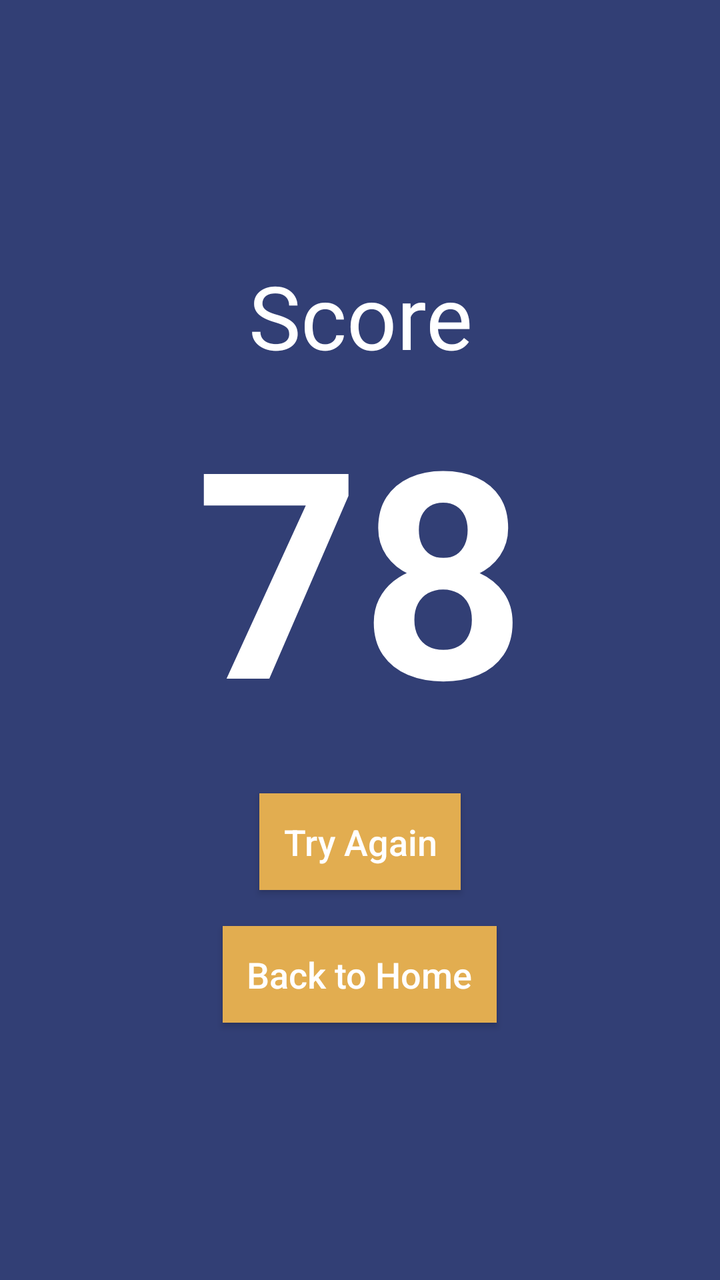
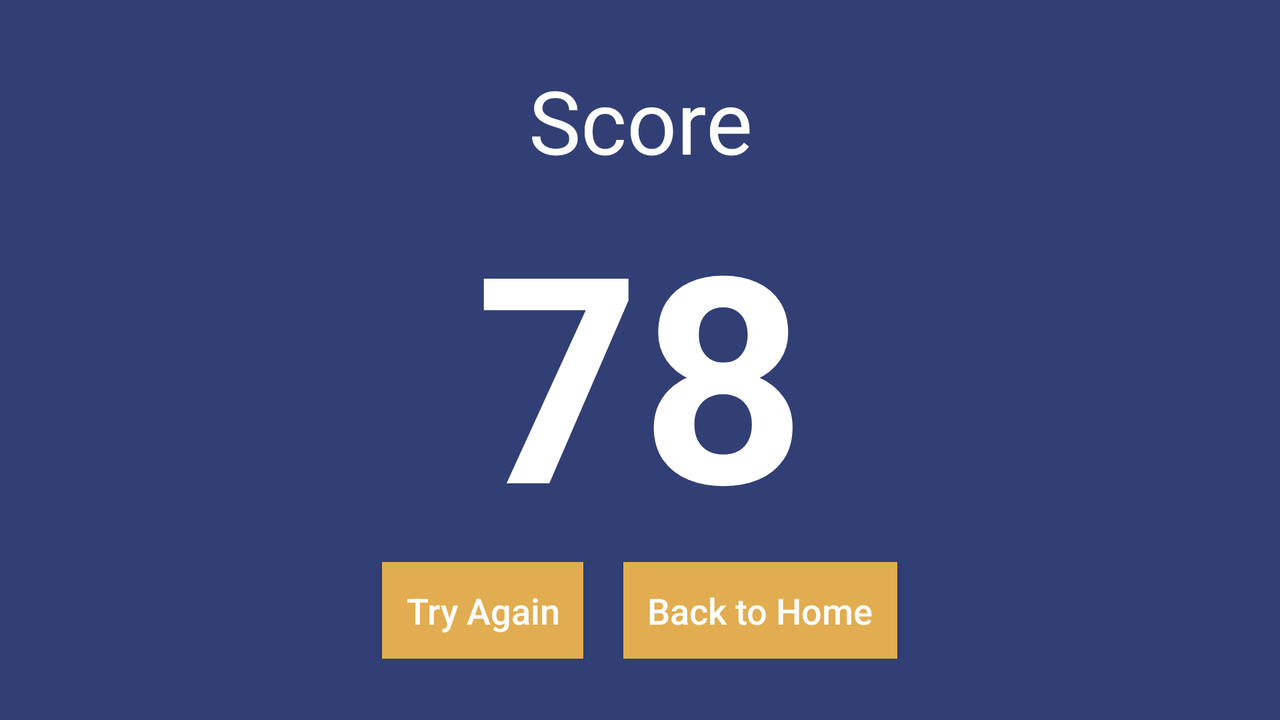

Compare how this app lays out the same screen by default and in its alternative resource folder. The renders come first, then the two layout files and the values they reference.
<!-- AndroidManifest.xml: application theme AppTheme -->
<!-- res/layout/fragment_result_quiz.xml -->
<?xml version="1.0" encoding="utf-8"?>
<LinearLayout
    xmlns:android="http://schemas.android.com/apk/res/android"
    android:layout_width="match_parent"
    android:layout_height="match_parent"
    android:orientation="vertical"
    android:gravity="center_vertical"
    android:background="@color/colorPrimary">

    <TextView
        android:layout_width="match_parent"
        android:layout_height="wrap_content"
        android:text="@string/score"
        android:gravity="center"
        android:textSize="44sp"
        android:textColor="@android:color/white"/>

    <TextView
        android:id="@+id/score"
        android:layout_width="match_parent"
        android:layout_height="wrap_content"
        android:gravity="center"
        android:text="78"
        android:textColor="@android:color/white"
        android:textSize="144sp"
        android:textStyle="bold"/>

    <Button
        android:id="@+id/btn_reattempt"
        android:layout_width="wrap_content"
        android:layout_height="wrap_content"
        android:layout_gravity="center"
        android:text="@string/try_again"
        android:textColor="@android:color/white"
        android:textAllCaps="false"
        android:background="@color/colorAccent"
        android:padding="12dp"
        android:layout_marginTop="18dp"
        android:textSize="18sp"/>

    <Button
        android:id="@+id/btn_back_to_home"
        android:layout_width="wrap_content"
        android:layout_height="wrap_content"
        android:layout_gravity="center"
        android:text="@string/back_to_home"
        android:textColor="@android:color/white"
        android:textAllCaps="false"
        android:background="@color/colorAccent"
        android:padding="12dp"
        android:layout_marginTop="18dp"
        android:textSize="18sp"/>

</LinearLayout>
<!-- resources referenced by this layout -->
<resources>
  <color name="colorAccent">#E2AD50</color>
  <color name="colorPrimary">#323F75</color>
  <string name="back_to_home">Back to Home</string>
  <string name="score">Score</string>
  <string name="try_again">Try Again</string>
  <style name="AppTheme" parent="Theme.AppCompat.Light.DarkActionBar">
          
          <item name="colorPrimary">@color/colorPrimary</item>
          <item name="colorPrimaryDark">@color/colorPrimaryDark</item>
          <item name="colorAccent">@color/colorAccent</item>
      </style>
  <color name="colorPrimaryDark">#121212</color>
</resources>
<!-- res/layout-land/fragment_result_quiz.xml (the repository's variant of the layout above) -->
<!-- drawn on the phone turned sideways -->
<?xml version="1.0" encoding="utf-8"?>
<LinearLayout xmlns:android="http://schemas.android.com/apk/res/android"
    android:layout_width="match_parent"
    android:layout_height="match_parent"
    android:background="@color/colorPrimary"
    android:gravity="center_vertical"
    android:orientation="vertical">

    <TextView
        android:layout_width="match_parent"
        android:layout_height="wrap_content"
        android:gravity="center"
        android:text="@string/score"
        android:textColor="@android:color/white"
        android:textSize="44sp" />

    <TextView
        android:id="@+id/score"
        android:layout_width="match_parent"
        android:layout_height="wrap_content"
        android:gravity="center"
        android:text="78"
        android:textColor="@android:color/white"
        android:textSize="144sp"
        android:textStyle="bold" />

    <LinearLayout
        android:layout_width="match_parent"
        android:layout_height="wrap_content"
        android:gravity="center_horizontal"
        android:orientation="horizontal">

        <Button
            android:id="@+id/btn_reattempt"
            android:layout_width="wrap_content"
            android:layout_height="wrap_content"
            android:layout_gravity="center"
            android:layout_marginEnd="20dp"
            android:background="@color/colorAccent"
            android:padding="12dp"
            android:text="@string/try_again"
            android:textAllCaps="false"
            android:textColor="@android:color/white"
            android:textSize="18sp" />

        <Button
            android:id="@+id/btn_back_to_home"
            android:layout_width="wrap_content"
            android:layout_height="wrap_content"
            android:layout_gravity="center"
            android:background="@color/colorAccent"
            android:padding="12dp"
            android:text="@string/back_to_home"
            android:textAllCaps="false"
            android:textColor="@android:color/white"
            android:textSize="18sp" />

    </LinearLayout>



</LinearLayout>
